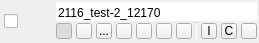
          <widget class="QWidget" name="header_" native="true">
           <property name="minimumSize">
            <size>
             <width>0</width>
             <height>43</height>
            </size>
           </property>
           <property name="maximumSize">
            <size>
             <width>16777215</width>
             <height>43</height>
            </size>
           </property>
           <layout class="QHBoxLayout" name="horizontalLayout_4">
            <property name="spacing">
             <number>0</number>
            </property>
            <property name="leftMargin">
             <number>2</number>
            </property>
            <property name="topMargin">
             <number>0</number>
            </property>
            <property name="rightMargin">
             <number>2</number>
            </property>
            <property name="bottomMargin">
             <number>0</number>
            </property>
            <item>
             <widget class="QWidget" name="checkbox_widget_" native="true">
              <property name="minimumSize">
               <size>
                <width>21</width>
                <height>0</height>
               </size>
              </property>
              <layout class="QHBoxLayout" name="horizontalLayout_2">
               <property name="spacing">
                <number>0</number>
               </property>
               <property name="leftMargin">
                <number>0</number>
               </property>
               <property name="topMargin">
                <number>6</number>
               </property>
               <property name="rightMargin">
                <number>0</number>
               </property>
               <property name="bottomMargin">
                <number>6</number>
               </property>
               <item>
                <widget class="QCheckBox" name="selection_checkbox_">
                 <property name="sizePolicy">
                  <sizepolicy hsizetype="Preferred" vsizetype="Fixed">
                   <horstretch>0</horstretch>
                   <verstretch>0</verstretch>
                  </sizepolicy>
                 </property>
                 <property name="maximumSize">
                  <size>
                   <width>16</width>
                   <height>16</height>
                  </size>
                 </property>
                 <property name="toolTip">
                  <string>Check this box to select this layer</string>
                 </property>
                 <property name="text">
                  <string notr="true"/>
                 </property>
                 <property name="tristate">
                  <bool>false</bool>
                 </property>
                </widget>
               </item>
              </layout>
             </widget>
            </item>
            <item>
             <widget class="QWidget" name="type_" native="true">
              <property name="sizePolicy">
               <sizepolicy hsizetype="Fixed" vsizetype="Fixed">
                <horstretch>0</horstretch>
                <verstretch>0</verstretch>
               </sizepolicy>
              </property>
              <property name="minimumSize">
               <size>
                <width>31</width>
                <height>39</height>
               </size>
              </property>
              <property name="maximumSize">
               <size>
                <width>31</width>
                <height>39</height>
               </size>
              </property>
              <property name="mouseTracking">
               <bool>true</bool>
              </property>
              <layout class="QHBoxLayout" name="horizontalLayout">
               <property name="spacing">
                <number>0</number>
               </property>
               <property name="margin">
                <number>1</number>
               </property>
               <item>
                <widget class="QWidget" name="typeGradient_" native="true">
                 <property name="enabled">
                  <bool>true</bool>
                 </property>
                 <property name="sizePolicy">
                  <sizepolicy hsizetype="Fixed" vsizetype="Fixed">
                   <horstretch>0</horstretch>
                   <verstretch>0</verstretch>
                  </sizepolicy>
                 </property>
                 <property name="minimumSize">
                  <size>
                   <width>29</width>
                   <height>37</height>
                  </size>
                 </property>
                 <property name="maximumSize">
                  <size>
                   <width>31</width>
                   <height>37</height>
                  </size>
                 </property>
                 <property name="mouseTracking">
                  <bool>true</bool>
                 </property>
                 <property name="toolTip">
                  <string>Press shift to drag and drop this layer</string>
                 </property>
                 <layout class="QHBoxLayout" name="horizontalLayout_9">
                  <property name="spacing">
                   <number>0</number>
                  </property>
                  <property name="margin">
                   <number>0</number>
                  </property>
                 </layout>
                </widget>
               </item>
              </layout>
             </widget>
            </item>
            <item>
             <widget class="QWidget" name="widget" native="true">
              <property name="minimumSize">
               <size>
                <width>0</width>
                <height>39</height>
               </size>
              </property>
              <property name="maximumSize">
               <size>
                <width>16777215</width>
                <height>39</height>
               </size>
              </property>
              <layout class="QVBoxLayout" name="verticalLayout">
               <property name="spacing">
                <number>0</number>
               </property>
               <property name="leftMargin">
                <number>2</number>
               </property>
               <property name="topMargin">
                <number>0</number>
               </property>
               <property name="rightMargin">
                <number>0</number>
               </property>
               <property name="bottomMargin">
                <number>0</number>
               </property>
               <item>
                <widget class="QtUtils::QtSignalFocusLineEdit" name="label_">
                 <property name="sizePolicy">
                  <sizepolicy hsizetype="Ignored" vsizetype="Fixed">
                   <horstretch>0</horstretch>
                   <verstretch>0</verstretch>
                  </sizepolicy>
                 </property>
                 <property name="minimumSize">
                  <size>
                   <width>0</width>
                   <height>19</height>
                  </size>
                 </property>
                 <property name="maximumSize">
                  <size>
                   <width>16777215</width>
                   <height>19</height>
                  </size>
                 </property>
                 <property name="focusPolicy">
                  <enum>Qt::ClickFocus</enum>
                 </property>
                 <property name="toolTip">
                  <string>Click here to edit the name</string>
                 </property>
                 <property name="autoFillBackground">
                  <bool>false</bool>
                 </property>
                 <property name="inputMask">
                  <string notr="true"/>
                 </property>
                 <property name="text">
                  <string notr="true">2116_test-2_12170</string>
                 </property>
                 <property name="frame">
                  <bool>false</bool>
                 </property>
                 <property name="cursorPosition">
                  <number>17</number>
                 </property>
                 <property name="alignment">
                  <set>Qt::AlignBottom|Qt::AlignLeading|Qt::AlignLeft</set>
                 </property>
                </widget>
               </item>
               <item>
                <widget class="QWidget" name="buttons_widget_" native="true">
                 <property name="minimumSize">
                  <size>
                   <width>0</width>
                   <height>20</height>
                  </size>
                 </property>
                 <property name="maximumSize">
                  <size>
                   <width>16777215</width>
                   <height>20</height>
                  </size>
                 </property>
                 <layout class="QHBoxLayout" name="horizontalLayout_3">
                  <property name="spacing">
                   <number>4</number>
                  </property>
                  <property name="leftMargin">
                   <number>0</number>
                  </property>
                  <property name="topMargin">
                   <number>1</number>
                  </property>
                  <property name="rightMargin">
                   <number>0</number>
                  </property>
                  <property name="bottomMargin">
                   <number>0</number>
                  </property>
                  <item>
                   <widget class="QToolButton" name="visibility_button_">
                    <property name="minimumSize">
                     <size>
                      <width>16</width>
                      <height>16</height>
                     </size>
                    </property>
                    <property name="maximumSize">
                     <size>
                      <width>16</width>
                      <height>16</height>
                     </size>
                    </property>
                    <property name="toolTip">
                     <string>Turn on or off visibility</string>
                    </property>
                    <property name="text">
                     <string/>
                    </property>
                    <property name="icon">
                     <iconset resource="../../Resources/QtResources.qrc">
                      <normaloff>:/Images/VisibleOff.png</normaloff>
                      <normalon>:/Images/Visible.png</normalon>:/Images/VisibleOff.png</iconset>
                    </property>
                    <property name="checkable">
                     <bool>true</bool>
                    </property>
                    <property name="checked">
                     <bool>true</bool>
                    </property>
                   </widget>
                  </item>
                  <item>
                   <widget class="QToolButton" name="advanced_visibility_button_">
                    <property name="minimumSize">
                     <size>
                      <width>16</width>
                      <height>16</height>
                     </size>
                    </property>
                    <property name="maximumSize">
                     <size>
                      <width>16</width>
                      <height>16</height>
                     </size>
                    </property>
                    <property name="toolTip">
                     <string>Open the advanced visibility menu</string>
                    </property>
                    <property name="text">
                     <string/>
                    </property>
                    <property name="icon">
                     <iconset resource="../../Resources/QtResources.qrc">
                      <normaloff>:/Images/VisiblePlusOff.png</normaloff>
                      <normalon>:/Images/VisiblePlus.png</normalon>:/Images/VisiblePlusOff.png</iconset>
                    </property>
                    <property name="checkable">
                     <bool>true</bool>
                    </property>
                   </widget>
                  </item>
                  <item>
                   <widget class="QToolButton" name="info_button_">
                    <property name="minimumSize">
                     <size>
                      <width>16</width>
                      <height>16</height>
                     </size>
                    </property>
                    <property name="maximumSize">
                     <size>
                      <width>16</width>
                      <height>16</height>
                     </size>
                    </property>
                    <property name="toolTip">
                     <string>Open the info menu</string>
                    </property>
                    <property name="text">
                     <string>...</string>
                    </property>
                    <property name="icon">
                     <iconset resource="../../Resources/QtResources.qrc">
                      <normaloff>:/Images/InfoOff.png</normaloff>
                      <normalon>:/Images/Info.png</normalon>:/Images/InfoOff.png</iconset>
                    </property>
                    <property name="checkable">
                     <bool>true</bool>
                    </property>
                   </widget>
                  </item>
                  <item>
                   <widget class="QToolButton" name="opacity_button_">
                    <property name="minimumSize">
                     <size>
                      <width>16</width>
                      <height>16</height>
                     </size>
                    </property>
                    <property name="maximumSize">
                     <size>
                      <width>16</width>
                      <height>16</height>
                     </size>
                    </property>
                    <property name="toolTip">
                     <string>Open the opacity menu</string>
                    </property>
                    <property name="text">
                     <string/>
                    </property>
                    <property name="icon">
                     <iconset resource="../../Resources/QtResources.qrc">
                      <normaloff>:/Images/OpacityOff.png</normaloff>
                      <normalon>:/Images/Opacity.png</normalon>:/Images/OpacityOff.png</iconset>
                    </property>
                    <property name="checkable">
                     <bool>true</bool>
                    </property>
                   </widget>
                  </item>
                  <item>
                   <widget class="QToolButton" name="appearance_button_">
                    <property name="minimumSize">
                     <size>
                      <width>16</width>
                      <height>16</height>
                     </size>
                    </property>
                    <property name="maximumSize">
                     <size>
                      <width>16</width>
                      <height>16</height>
                     </size>
                    </property>
                    <property name="toolTip">
                     <string>Open the appearance menu</string>
                    </property>
                    <property name="text">
                     <string/>
                    </property>
                    <property name="icon">
                     <iconset resource="../../Resources/QtResources.qrc">
                      <normaloff>:/Images/AppearanceOff.png</normaloff>
                      <normalon>:/Images/Appearance.png</normalon>:/Images/AppearanceOff.png</iconset>
                    </property>
                    <property name="checkable">
                     <bool>true</bool>
                    </property>
                   </widget>
                  </item>
                  <item>
                   <widget class="QToolButton" name="lock_button_">
                    <property name="minimumSize">
                     <size>
                      <width>16</width>
                      <height>16</height>
                     </size>
                    </property>
                    <property name="maximumSize">
                     <size>
                      <width>16</width>
                      <height>16</height>
                     </size>
                    </property>
                    <property name="font">
                     <font>
                      <pointsize>25</pointsize>
                      <weight>75</weight>
                      <bold>true</bold>
                     </font>
                    </property>
                    <property name="toolTip">
                     <string>Lock or unlock the layer</string>
                    </property>
                    <property name="text">
                     <string/>
                    </property>
                    <property name="icon">
                     <iconset resource="../../Resources/QtResources.qrc">
                      <normaloff>:/Images/LockOff.png</normaloff>
                      <normalon>:/Images/Lock.png</normalon>:/Images/LockOff.png</iconset>
                    </property>
                    <property name="iconSize">
                     <size>
                      <width>16</width>
                      <height>16</height>
                     </size>
                    </property>
                    <property name="checkable">
                     <bool>true</bool>
                    </property>
                    <property name="checked">
                     <bool>false</bool>
                    </property>
                   </widget>
                  </item>
                  <item>
                   <widget class="QToolButton" name="volume_rendered_button_">
                    <property name="minimumSize">
                     <size>
                      <width>16</width>
                      <height>16</height>
                     </size>
                    </property>
                    <property name="maximumSize">
                     <size>
                      <width>16</width>
                      <height>16</height>
                     </size>
                    </property>
                    <property name="toolTip">
                     <string>Turn on or off the volume render</string>
                    </property>
                    <property name="text">
                     <string/>
                    </property>
                    <property name="icon">
                     <iconset resource="../../Resources/QtResources.qrc">
                      <normaloff>:/Images/VolumeVisibleOff.png</normaloff>
                      <normalon>:/Images/VolumeVisible.png</normalon>:/Images/VolumeVisibleOff.png</iconset>
                    </property>
                   </widget>
                  </item>
                  <item>
                   <widget class="Line" name="iso_control_separator_line_">
                    <property name="minimumSize">
                     <size>
                      <width>1</width>
                      <height>0</height>
                     </size>
                    </property>
                    <property name="maximumSize">
                     <size>
                      <width>1</width>
                      <height>16777215</height>
                     </size>
                    </property>
                    <property name="styleSheet">
                     <string notr="true"/>
                    </property>
                    <property name="orientation">
                     <enum>Qt::Vertical</enum>
                    </property>
                   </widget>
                  </item>
                  <item>
                   <widget class="QToolButton" name="show_iso_surface_button_">
                    <property name="minimumSize">
                     <size>
                      <width>16</width>
                      <height>16</height>
                     </size>
                    </property>
                    <property name="maximumSize">
                     <size>
                      <width>16</width>
                      <height>16</height>
                     </size>
                    </property>
                    <property name="toolTip">
                     <string>Show or hide the isosurface</string>
                    </property>
                    <property name="text">
                     <string>I</string>
                    </property>
                    <property name="icon">
                     <iconset resource="../../Resources/QtResources.qrc">
                      <normaloff>:/Images/IsosurfaceVisibleOff.png</normaloff>
                      <normalon>:/Images/IsosurfaceVisible.png</normalon>:/Images/IsosurfaceVisibleOff.png</iconset>
                    </property>
                    <property name="checkable">
                     <bool>true</bool>
                    </property>
                   </widget>
                  </item>
                  <item>
                   <widget class="QToolButton" name="compute_iso_surface_button_">
                    <property name="minimumSize">
                     <size>
                      <width>16</width>
                      <height>16</height>
                     </size>
                    </property>
                    <property name="maximumSize">
                     <size>
                      <width>16</width>
                      <height>16</height>
                     </size>
                    </property>
                    <property name="toolTip">
                     <string>Compute the isosurface</string>
                    </property>
                    <property name="text">
                     <string>C</string>
                    </property>
                    <property name="icon">
                     <iconset resource="../../Resources/QtResources.qrc">
                      <normaloff>:/Images/IsosurfaceComputeOff.png</normaloff>
                      <normalon>:/Images/IsosurfaceCompute.png</normalon>:/Images/IsosurfaceComputeOff.png</iconset>
                    </property>
                    <property name="checkable">
                     <bool>false</bool>
                    </property>
                   </widget>
                  </item>
                  <item>
                   <widget class="QToolButton" name="delete_iso_surface_button_">
                    <property name="minimumSize">
                     <size>
                      <width>16</width>
                      <height>16</height>
                     </size>
                    </property>
                    <property name="maximumSize">
                     <size>
                      <width>16</width>
                      <height>16</height>
                     </size>
                    </property>
                    <property name="toolTip">
                     <string>Delete the isosurface</string>
                    </property>
                    <property name="text">
                     <string/>
                    </property>
                    <property name="icon">
                     <iconset resource="../../Resources/QtResources.qrc">
                      <normaloff>:/Images/IsosurfaceDeleteOff.png</normaloff>
                      <normalon>:/Images/IsosurfaceDelete.png</normalon>:/Images/IsosurfaceDeleteOff.png</iconset>
                    </property>
                   </widget>
                  </item>
                  <item>
                   <spacer name="horizontalSpacer">
                    <property name="orientation">
                     <enum>Qt::Horizontal</enum>
                    </property>
                    <property name="sizeHint" stdset="0">
                     <size>
                      <width>0</width>
                      <height>20</height>
                     </size>
                    </property>
                   </spacer>
                  </item>
                 </layout>
                </widget>
               </item>
              </layout>
             </widget>
            </item>
           </layout>
          </widget>
